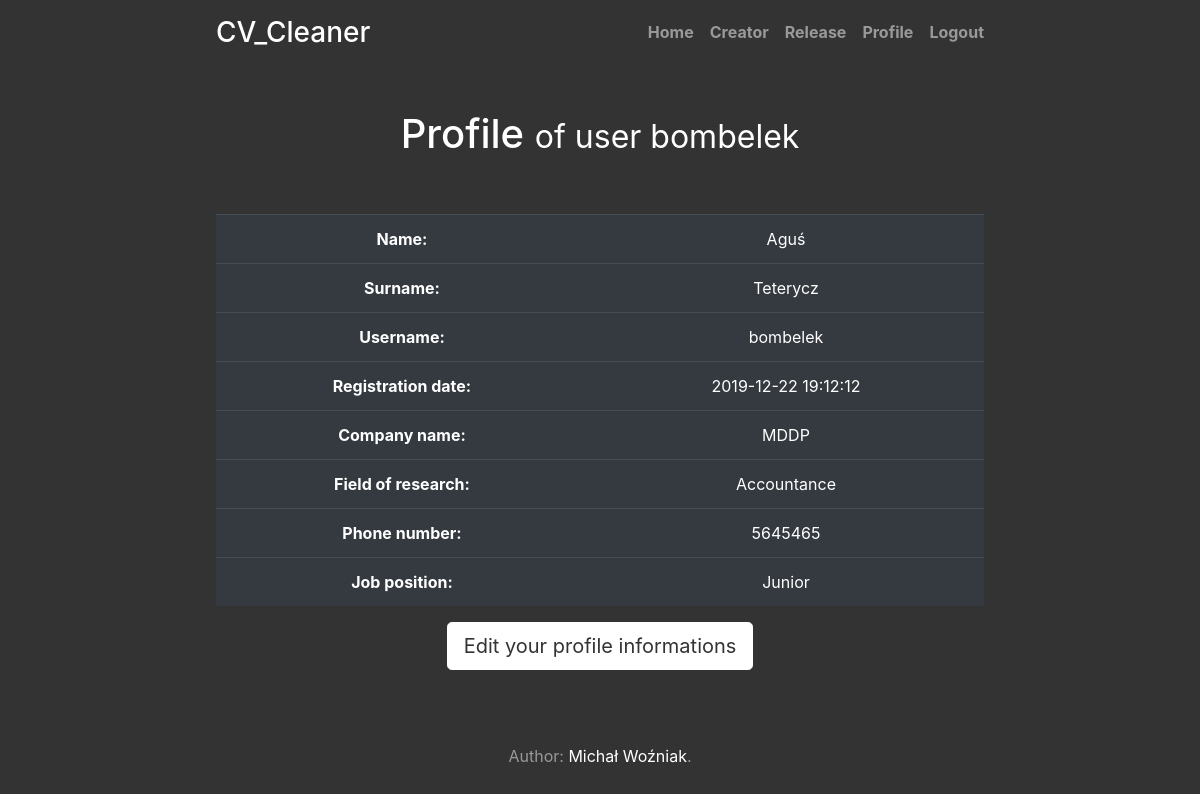
Screenshot of /profile (signed in) with the database file from the repository.
### tables this page shows
CREATE TABLE users_additional_informations(
   ID INTEGER PRIMARY KEY, company_name VARCHAR(100),
   field_of_research VARCHAR(100), phone_number VARCHAR(20),
   job_position VARCHAR(100) 
);

### application.py (the view)
@app.route("/profile")
@logged_in_checker
def profile():
    c = sqlite3.connect('databases/coreApp.db')
    conn = c.cursor()
    tmp = f"CREATE VIEW profile_view AS SELECT name, surname, username, register_date, company_name, field_of_research, phone_number,job_position FROM users as A LEFT JOIN users_additional_informations as B on B.ID = A.ID WHERE A.ID = {session.get('ID')}"
    conn.execute("DROP VIEW IF EXISTS profile_view")
    conn.execute(tmp)
    conn.execute("select* from profile_view")
    conn.row_factory = sqlite3.Row
    rows = conn.fetchall()
    data = dict(rows[0])
    conn.close()
    return render_template("profile.html", text=data)

### application.py (called while the page is built)
def logged_in_checker(f):
    @wraps(f)
    def wrap(*args, **kwargs):
        if 'logged_in' in session:
            return f(*args, **kwargs)
        else:
            flash('Unauthorized!, Please login now!', 'danger')
            return redirect(url_for('signin'))
    return wrap

### templates/profile.html
{% extends 'layout.html' %}
{% block body %}
<h1>Profile <small> of user {{session.username}} </small></h1>
<br></br>
<table class="table table-dark">
    <tbody>
      <tr>
        <th scope="row">Name: </th>
        <td>{{text.name}}</td>
      </tr>
      <tr>
        <th scope="row">Surname: </th>
        <td>{{text.surname}}</td>
      </tr>
      <tr>
        <th scope="row">Username: </th>
        <td>{{text.username}}</td>
      </tr>
      <tr>
        <th scope="row">Registration date: </th>
        <td>{{text.register_date}}</td>
      </tr>
      <tr>
        <th scope="row">Company name: </th>
        <td>{{text.company_name}}</td>
      </tr>
      <tr>
        <th scope="row">Field of research: </th>
        <td>{{text.field_of_research}}</td>
      </tr>
      <tr>
        <th scope="row">Phone number: </th>
        <td>{{text.phone_number}}</td>
      </tr>
      <tr>
        <th scope="row">Job position: </th>
        <td>{{text.job_position}}</td>
      </tr>
    </tbody>
  </table>
  <p class="lead">
<a href="/profile_edit" class="btn btn-lg btn-secondary">Edit your profile informations</a>
</p>
{% endblock %}

### static/cover.css (style rules this page uses)
a, a:focus, a:hover { color: #fff; }
.btn-secondary, .btn-secondary:hover, .btn-secondary:focus { color: #333; text-shadow: none; background-color: #fff; border: .05rem solid #fff; }
html, body { height: 100%; background-color: #333; }
body { display: -ms-flexbox; display: flex; color: #fff; }

### rows the page displays
users_additional_informations: company_name "MDDP", field_of_research "Accountance", phone_number "5645465", job_position "Junior"

### other values shown
{{ session.username }} "bombelek"
{{ text.name }} "Aguś"
{{ text.surname }} "Teterycz"
{{ text.username }} "bombelek"
{{ text.register_date }} "2019-12-22 19:12:12"
